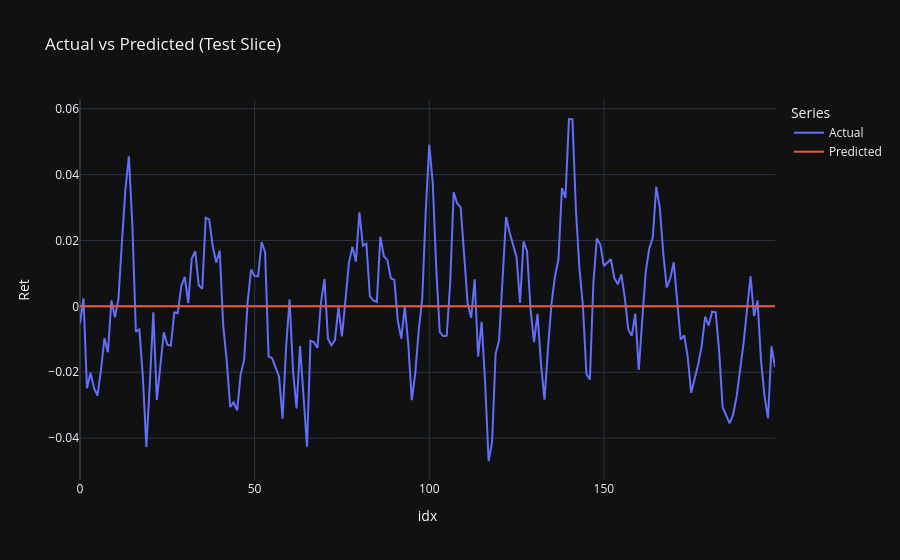

The notebook cell this image was saved under:
### Code cell
plot_len = min(200, len(preds))
plot_df = pd.DataFrame({
    'idx': np.arange(plot_len),
    'Actual': trues[:plot_len, 0],
    'Predicted': preds[:plot_len, 0],
})
plot_df = plot_df.melt(id_vars='idx', var_name='Series', value_name='Ret')
fig_pred = px.line(plot_df, x='idx', y='Ret', color='Series', title='Actual vs Predicted (Test Slice)')
fig_pred.update_layout(template='plotly_dark')
fig_pred.show()

### Figure 1 — Plotly figure (JSON) as saved in the notebook; plotly's stock layout.template omitted (floating-point values rounded to 4 significant figures; data arrays with more than 128 entries replaced by an {"elided": "..."} marker saying what was removed)
{"data": [{"hovertemplate": "Series=Actual<br>idx=%{x}<br>Ret=%{y}<extra></extra>", "legendgroup": "Actual", "line": {"color": "#636efa", "dash": "solid"}, "marker": {"symbol": "circle"}, "mode": "lines", "name": "Actual", "orientation": "v", "showlegend": true, "type": "scatter", "x": {"elided": "200 int values"}, "xaxis": "x", "y": {"elided": "200 float values"}, "yaxis": "y"}, {"hovertemplate": "Series=Predicted<br>idx=%{x}<br>Ret=%{y}<extra></extra>", "legendgroup": "Predicted", "line": {"color": "#EF553B", "dash": "solid"}, "marker": {"symbol": "circle"}, "mode": "lines", "name": "Predicted", "orientation": "v", "showlegend": true, "type": "scatter", "x": {"elided": "200 int values"}, "xaxis": "x", "y": {"elided": "200 float values"}, "yaxis": "y"}], "layout": {"legend": {"title": {"text": "Series"}, "tracegroupgap": 0}, "title": {"text": "Actual vs Predicted (Test Slice)"}, "xaxis": {"anchor": "y", "domain": [0, 1], "title": {"text": "idx"}}, "yaxis": {"anchor": "x", "domain": [0, 1], "title": {"text": "Ret"}}}}
